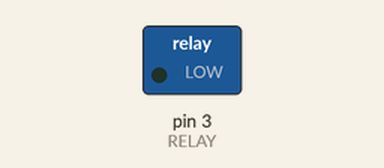
The sketch below on a simulated Arduino Uno, built with avr-gcc and run on an emulated ATmega328P. Parts: switched loads named in the sketch (green lamp = pin HIGH).

Above: at 2.5 s.
At 7.5 s:
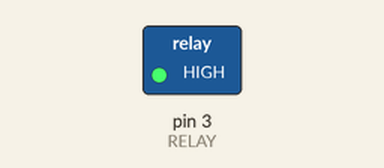
Timing chart, 0 to 13.0 s (numbered marks = the images above):
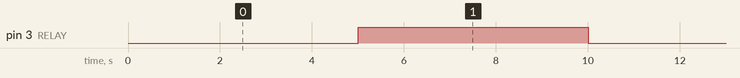

Measured:
- by itself, pin 3 (RELAY): alternates HIGH for 5.0 s and LOW for 5.0 s

The sketch:

arduino_valve_test.ino
```cpp
const int RELAY = 3;   // IN1

void setup() {
  pinMode(RELAY, OUTPUT);
  digitalWrite(RELAY, HIGH);  // for active-LOW boards: HIGH = OFF (idle)
}

void loop() {
  // Turn valve ON for 5 s, OFF for 5 s
  digitalWrite(RELAY, LOW);   // ON (active-LOW)
  delay(5000);
  digitalWrite(RELAY, HIGH);  // OFF
  delay(5000);
}
```
